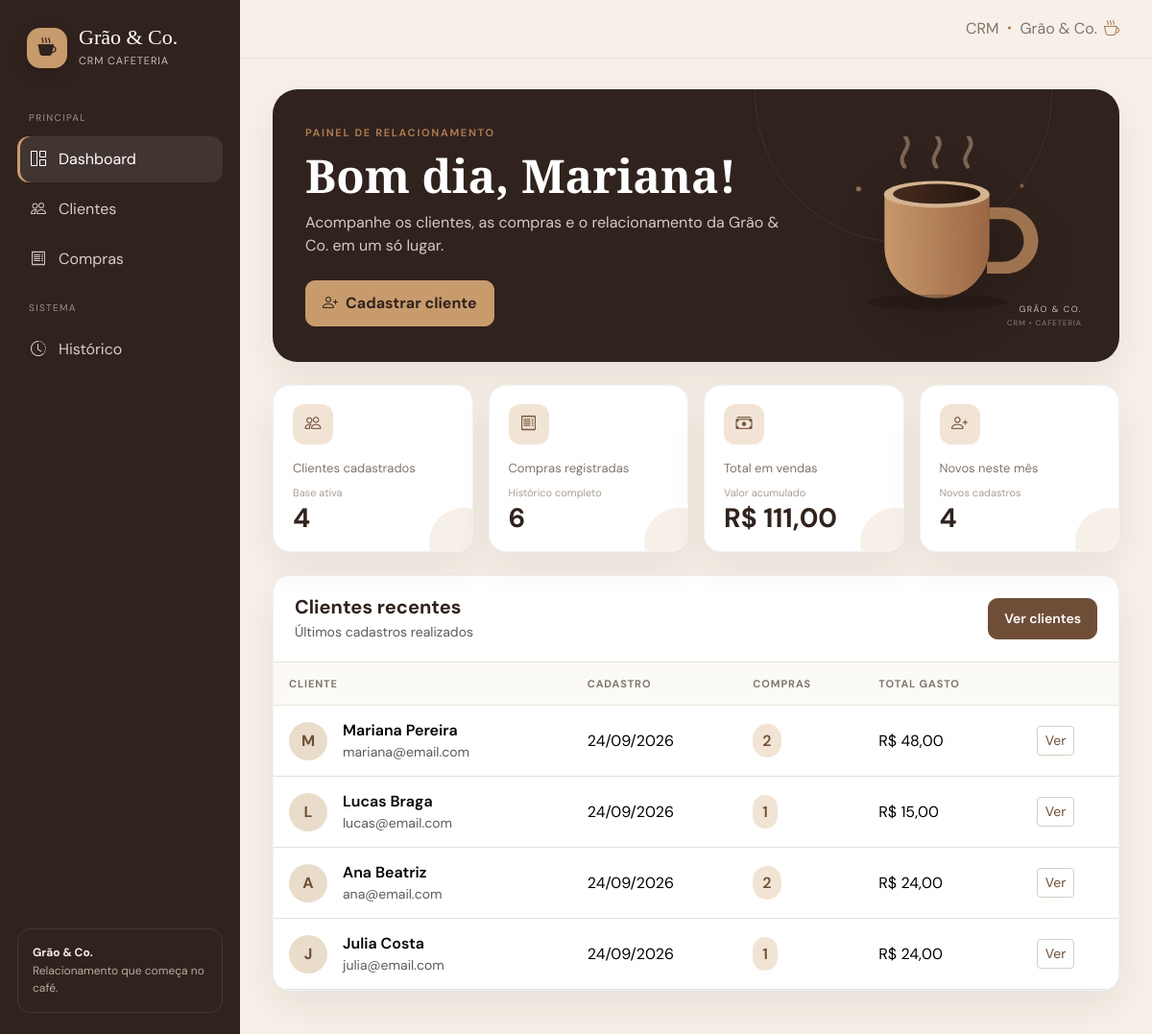
The page / on the database its author committed.
### tables this page shows
CREATE TABLE clientes (
    id INT UNSIGNED AUTO_INCREMENT PRIMARY KEY,
    nome VARCHAR(120) NOT NULL,
    email VARCHAR(150) NOT NULL,
    telefone VARCHAR(20) NOT NULL,
    cpf VARCHAR(14) NOT NULL UNIQUE,
    data_cadastro DATETIME NOT NULL DEFAULT CURRENT_TIMESTAMP
);

### index.php (the view, shortened to what this page needs)
<?php
require_once "config/conexao.php";
$clientes = $conexao->query("SELECT COUNT(*) AS total FROM clientes")->fetch_assoc()['total'];
$compras = $conexao->query("SELECT COUNT(*) AS total FROM compras")->fetch_assoc()['total'];
$vendas = $conexao->query("SELECT COALESCE(SUM(valor * quantidade), 0) AS total FROM compras")->fetch_assoc()['total'];
$novos = $conexao->query("SELECT COUNT(*) AS total FROM clientes WHERE MONTH(data_cadastro) = MONTH(CURRENT_DATE()) AND YEAR(data_cadastro) = YEAR(CURRENT_DATE())")->fetch_assoc()['total'];
$ultimos = $conexao->query("
    SELECT c.id, c.nome, c.email, c.data_cadastro,
           COALESCE(SUM(co.valor * co.quantidade), 0) AS total_gasto,
           COUNT(co.id) AS total_compras
    FROM clientes c
    LEFT JOIN compras co ON co.cliente_id = c.id
    GROUP BY c.id
    ORDER BY c.data_cadastro DESC
    LIMIT 5
");
?>
<!DOCTYPE html>
<html lang="pt-BR">
<head>
    <link href="https://cdn.jsdelivr.net/npm/bootstrap@5.3.3/dist/css/bootstrap.min.css" rel="stylesheet">
<link rel="stylesheet" href="https://cdn.jsdelivr.net/npm/bootstrap-icons@1.11.3/font/bootstrap-icons.min.css">
    <link rel="stylesheet" href="css/style.css">
</head>
<body>
<div class="app-shell">
    <?php include "partials_sidebar.php"; ?>
    <main class="main-content">
        <header class="topbar d-flex justify-content-between align-items-center">
            <div class="topbar-label"><span>CRM</span><i class="bi bi-dot"></i><span>Grão & Co.</span><i class="bi bi-cup-hot ms-1"></i></div>
        </header>
        <div class="page-container">
            <section class="welcome-card mb-4">
                <div class="welcome-copy">
                    <div class="page-kicker">Painel de relacionamento</div>
                    <h1 class="display-title mb-2">Bom dia, Mariana!</h1>
                    <p class="mb-4">Acompanhe os clientes, as compras e o relacionamento da Grão & Co. em um só lugar.</p>
                    <a href="cadastrar_cliente.php" class="btn btn-caramel"><i class="bi bi-person-plus me-2"></i>Cadastrar cliente</a>
                </div>
                <div class="welcome-art" aria-hidden="true">
                    <img src="img/coffee-hero.svg" alt="" class="hero-image">
                    <div class="hero-caption"><span>GRÃO & CO.</span><small>CRM • CAFETERIA</small></div>
                </div>
            </section>
            <div class="row g-3 mb-4">
                <div class="col-sm-6 col-xl-3">
                    <div class="stat-card">
                        <div class="stat-icon"><i class="bi bi-people"></i></div>
                        <div class="stat-label">Clientes cadastrados</div><div class="stat-note">Base ativa</div>
                        <div class="stat-value"><?= $clientes ?></div>
                    </div>
                </div>
                <div class="col-sm-6 col-xl-3">
                    <div class="stat-card">
                        <div class="stat-icon"><i class="bi bi-receipt"></i></div>
                        <div class="stat-label">Compras registradas</div><div class="stat-note">Histórico completo</div>
                        <div class="stat-value"><?= $compras ?></div>
                    </div>
                </div>
                <div class="col-sm-6 col-xl-3">
                    <div class="stat-card">
                        <div class="stat-icon"><i class="bi bi-cash-stack"></i></div>
                        <div class="stat-label">Total em vendas</div><div class="stat-note">Valor acumulado</div>
                        <div class="stat-value">R$ <?= number_format($vendas, 2, ',', '.') ?></div>
                    </div>
                </div>
                <div class="col-sm-6 col-xl-3">
                    <div class="stat-card">
                        <div class="stat-icon"><i class="bi bi-person-plus"></i></div>
                        <div class="stat-label">Novos neste mês</div><div class="stat-note">Novos cadastros</div>
                        <div class="stat-value"><?= $novos ?></div>
                    </div>
                </div>
            </div>
            <section class="content-card">
                <div class="content-card-header d-flex justify-content-between align-items-center">
                    <div>
                        <h5 class="mb-1">Clientes recentes</h5>
                        <div class="small text-muted">Últimos cadastros realizados</div>
                    </div>
                    <a href="clientes.php" class="btn btn-sm btn-coffee">Ver clientes</a>
                </div>
                <?php if ($ultimos->num_rows > 0): ?>
                <div class="table-responsive">
                    <table class="table align-middle">
                        <thead>
                            <tr>
                                <th>Cliente</th>
                                <th>Cadastro</th>
                                <th>Compras</th>
                                <th>Total gasto</th>
                                <th></th>
                            </tr>
                        </thead>
                        <tbody>
                        <?php while ($cliente = $ultimos->fetch_assoc()): ?>
                            <tr>
                                <td>
                                    <div class="d-flex align-items-center gap-3">
                                        <div class="avatar"><?= strtoupper(substr($cliente['nome'], 0, 1)) ?></div>
                                        <div>
                                            <div class="fw-semibold"><?= htmlspecialchars($cliente['nome']) ?></div>
                                            <div class="small text-muted"><?= htmlspecialchars($cliente['email']) ?></div>
                                        </div>
                                    </div>
                                </td>
                                <td><?= date('d/m/Y', strtotime($cliente['data_cadastro'])) ?></td>
                                <td><span class="badge-soft"><?= $cliente['total_compras'] ?></span></td>
                                <td>R$ <?= number_format($cliente['total_gasto'], 2, ',', '.') ?></td>
                                <td><a href="cliente.php?id=<?= $cliente['id'] ?>" class="btn btn-sm btn-outline-secondary">Ver</a></td>
                            </tr>
                        <?php endwhile; ?>
                        </tbody>
                    </table>
                </div>
                <?php else: ?>
                    <div class="empty-state"><div class="empty-icon"><i class="bi bi-person"></i></div>Nenhum cliente cadastrado ainda.</div>
                <?php endif; ?>
            </section>
        </div>
    </main>
</div>
</body>
</html>

### partials_sidebar.php
<?php
$current = basename($_SERVER['PHP_SELF']);
?>
<aside class="sidebar" id="sidebar">
    <a href="index.php" class="brand">
        <div class="brand-icon"><i class="bi bi-cup-hot-fill"></i></div>
        <div>
            <div class="brand-title">Grão & Co.</div>
            <div class="brand-subtitle">CRM Cafeteria</div>
        </div>
    </a>
    <div class="nav-section">Principal</div>
    <a class="nav-link <?= $current === 'index.php' ? 'active' : '' ?>" href="index.php"><i class="bi bi-grid-1x2"></i><span>Dashboard</span></a>
    <a class="nav-link <?= in_array($current, ['clientes.php','cadastrar_cliente.php','editar_cliente.php','cliente.php','excluir_cliente.php']) ? 'active' : '' ?>" href="clientes.php"><i class="bi bi-people"></i><span>Clientes</span></a>
    <a class="nav-link <?= in_array($current, ['compras.php','cadastrar_compra.php','editar_compra.php','excluir_compra.php']) ? 'active' : '' ?>" href="compras.php"><i class="bi bi-receipt"></i><span>Compras</span></a>
    <div class="nav-section">Sistema</div>
    <a class="nav-link <?= $current === 'historico.php' ? 'active' : '' ?>" href="historico.php"><i class="bi bi-clock-history"></i><span>Histórico</span></a>
    <div class="sidebar-footer">
        <strong>Grão & Co.</strong><br>
        <span>Relacionamento que começa no café.</span>
    </div>
</aside>

### rows shown on the page
clientes: nome "M", nome "Mariana Pereira", email "mariana@email.com", data_cadastro "24/09/2026", total_compras "2", total_gasto "48,00"
clientes: nome "L", nome "Lucas Braga", email "lucas@email.com", data_cadastro "24/09/2026", total_compras "1", total_gasto "15,00"
clientes: nome "A", nome "Ana Beatriz", email "ana@email.com", data_cadastro "24/09/2026", total_compras "2", total_gasto "24,00"
clientes: nome "J", nome "Julia Costa", email "julia@email.com", data_cadastro "24/09/2026", total_compras "1", total_gasto "24,00"

### other values the page prints
$clientes "4"
$compras "6"
$vendas "111,00"
$novos "4"
